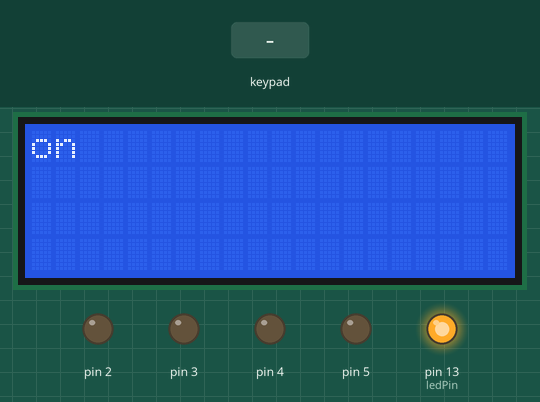
A sketch run on a simulated Arduino Mega 2560, built with avr-gcc and run on an emulated ATmega2560. On the bench: 20×4 character LCD, output pins drawn as LEDs (lit = HIGH). Inputs (shaded band) come from the test bench.

Above: at 1.2 s.
1.3 s: key 'B' pressed
At 2.3 s:
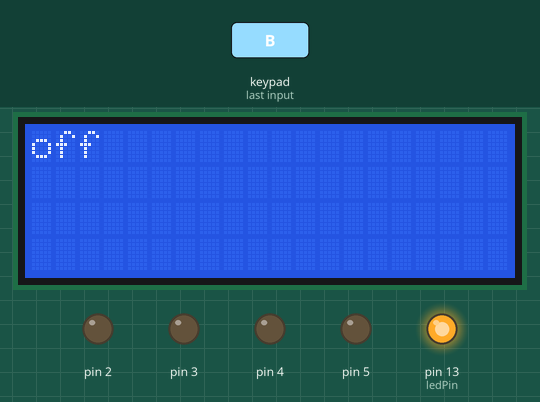
2.9 s: key 'A' pressed
At 3.8 s:
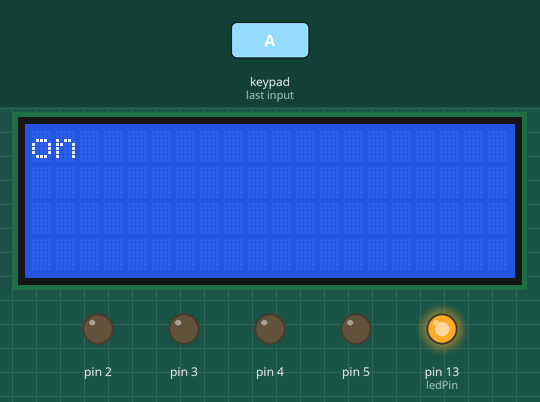
4.5 s: keypad keys 4 5 4 3 4 1 3 9 pressed 0.4 s apart
At 7.5 s:
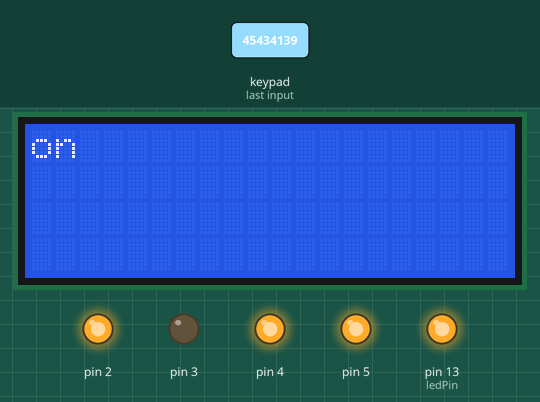
9.2 s: keypad keys 1 3 9 7 2 2 2 2 pressed 0.4 s apart
At 12.1 s:
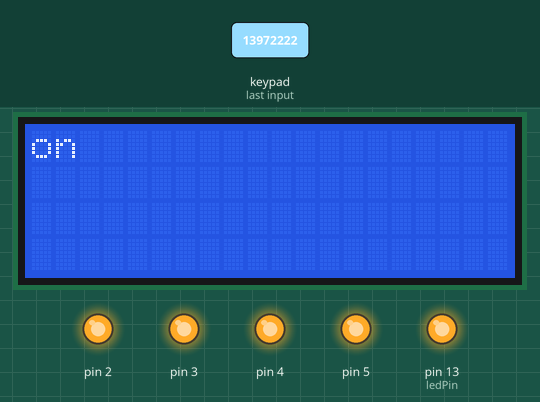
Timing chart, 0 to 13.6 s (numbered marks = the images above; inputs shaded):
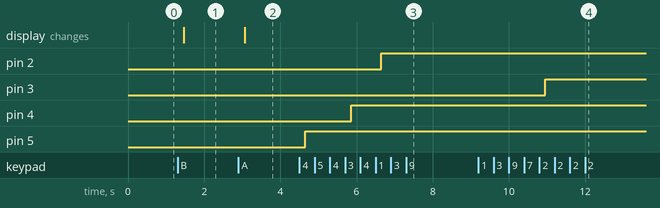

Measured:
- after the input at 1.3 s, the display: changes after 0.16 s (image 1)
- after the input at 2.9 s, the display: changes after 0.17 s (image 2)
- after the input at 4.5 s, pin 2: LOW → HIGH after 2.2 s; pin 4: LOW → HIGH after 1.4 s; pin 5: LOW → HIGH after 0.16 s
- after the input at 9.2 s, pin 3: LOW → HIGH after 1.8 s

The sketch:

led_on_off.ino
```cpp
#include <Keypad.h>
#include <Wire.h>
#include <LiquidCrystal_I2C.h>

LiquidCrystal_I2C lcd(0x27,20,4);  // set the LCD address to 0x27 for a 16 chars and 2 line display

const byte ROWS = 4; //four rows
const byte COLS = 4; //three columns
char keys[ROWS][COLS] = {
        {'1','2','3','A'},
        {'4','5','6','B'},
        {'7','8','9','C'},
        {'*','0','#','D'}
        };
byte colPins[COLS] = {37, 35, 33, 31}; //connect to the row pinouts of the keypad
byte rowPins[ROWS] = {45,43, 41, 39}; //connect to the column pinouts of the keypad
bool flag = true;
Keypad keypad = Keypad( makeKeymap(keys), rowPins, colPins, ROWS, COLS );
byte ledPin = 13;

enum stateSTR{state_on,state_off};
enum stateSTR state=state_on;
void setup(){
  Serial.begin(9600);
  pinMode(ledPin, OUTPUT);      // sets the digital pin as output
  digitalWrite(ledPin, HIGH);   // sets the LED on
  lcd.init();
  // Print a message to the LCD.
  lcd.backlight();
  lcd.setCursor(0,0);
  keypad.addEventListener(keypadEvent); //add an event listener for this keypad
  state=state_on;

  pinMode(2,OUTPUT);
  pinMode(3,OUTPUT);
  pinMode(4,OUTPUT);
  pinMode(5,OUTPUT);

}

void loop(){
  char key = keypad.getKey();
  if (flag){
    lcd.clear();
   if(state==state_on){
      lcd.print("on");
   }
   else{
     lcd.print("off");
   }

  flag = false;
  }
  //delay(150);

}

//take care of some special events
void keypadEvent(KeypadEvent key){
  switch (keypad.getState()){
    case PRESSED:

    break;
    case RELEASED:
    flag = true;
      switch (key){
        case 'A':
            state=state_on;

        break;
        case 'B':
            state=state_off;

        break;

        case '1':
        if(state==state_on)
          digitalWrite(2,HIGH);
        else
         digitalWrite(2,LOW);
         break;


         case '2':
        if(state==state_on)
          digitalWrite(3,HIGH);
        else
         digitalWrite(3,LOW);
         break;
         case '3':
        if(state==state_on)
          digitalWrite(4,HIGH);
        else
         digitalWrite(4,LOW);
         break;
         case '4':
        if(state==state_on)
          digitalWrite(5,HIGH);
        else
         digitalWrite(5,LOW);
         break;


      }
    break;
    case HOLD:
      switch (key){
      }
    break;
  }
}
```
